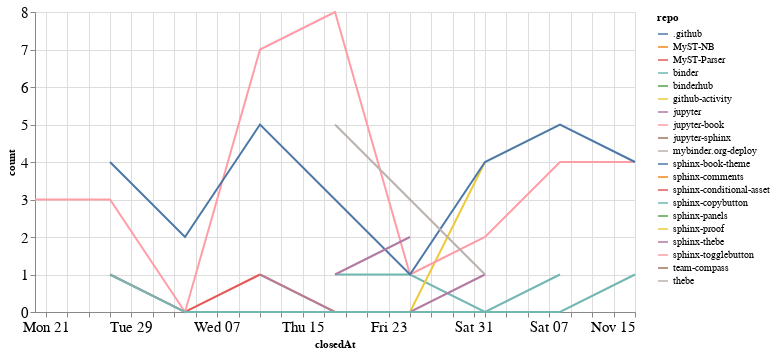

Notebook cell for this chart:
### Code cell
closed_by_time = closed_by.groupby('repo').resample('W', on='closedAt').count()['author'].reset_index()
closed_by_time = closed_by_time.rename(columns={'author': 'count'})

alt.Chart(closed_by_time, width=600).mark_line().encode(
    x='closedAt',
    y='count',
    color='repo',
    tooltip="repo"
)

### Figure 1 — Vega-Lite specification as saved in the notebook (floating-point values rounded to 4 significant figures)
{"config": {"axisLeft": {"labelFontSize": 15}, "axisBottom": {"labelFontSize": 15}}, "data": {"name": "data-f84aa02618cf8298c7fd5630d45dae92"}, "mark": "line", "encoding": {"color": {"type": "nominal", "field": "repo"}, "tooltip": {"type": "nominal", "field": "repo"}, "x": {"type": "temporal", "field": "closedAt"}, "y": {"type": "quantitative", "field": "count"}}, "width": 600, "$schema": "https://vega.github.io/schema/vega-lite/v4.8.1.json", "datasets": {"data-f84aa02618cf8298c7fd5630d45dae92": [{"repo": ".github", "closedAt": "2020-11-08T00:00:00", "count": 1}, {"repo": "MyST-NB", "closedAt": "2020-11-08T00:00:00", "count": 1}, {"repo": "MyST-Parser", "closedAt": "2020-09-27T00:00:00", "count": 1}, {"repo": "MyST-Parser", "closedAt": "2020-10-04T00:00:00", "count": 0}, {"repo": "MyST-Parser", "closedAt": "2020-10-11T00:00:00", "count": 1}, {"repo": "binder", "closedAt": "2020-10-18T00:00:00", "count": 1}, {"repo": "binder", "closedAt": "2020-10-25T00:00:00", "count": 1}, {"repo": "binder", "closedAt": "2020-11-01T00:00:00", "count": 0}, {"repo": "binder", "closedAt": "2020-11-08T00:00:00", "count": 0}, {"repo": "binder", "closedAt": "2020-11-15T00:00:00", "count": 1}, {"repo": "binderhub", "closedAt": "2020-11-01T00:00:00", "count": 1}, {"repo": "github-activity", "closedAt": "2020-10-11T00:00:00", "count": 1}, {"repo": "github-activity", "closedAt": "2020-10-18T00:00:00", "count": 0}, {"repo": "github-activity", "closedAt": "2020-10-25T00:00:00", "count": 0}, {"repo": "github-activity", "closedAt": "2020-11-01T00:00:00", "count": 4}, {"repo": "jupyter", "closedAt": "2020-10-11T00:00:00", "count": 1}, {"repo": "jupyter", "closedAt": "2020-10-18T00:00:00", "count": 0}, {"repo": "jupyter", "closedAt": "2020-10-25T00:00:00", "count": 0}, {"repo": "jupyter", "closedAt": "2020-11-01T00:00:00", "count": 1}, {"repo": "jupyter-book", "closedAt": "2020-09-20T00:00:00", "count": 3}, {"repo": "jupyter-book", "closedAt": "2020-09-27T00:00:00", "count": 3}, {"repo": "jupyter-book", "closedAt": "2020-10-04T00:00:00", "count": 0}, {"repo": "jupyter-book", "closedAt": "2020-10-11T00:00:00", "count": 7}, {"repo": "jupyter-book", "closedAt": "2020-10-18T00:00:00", "count": 8}, {"repo": "jupyter-book", "closedAt": "2020-10-25T00:00:00", "count": 1}, {"repo": "jupyter-book", "closedAt": "2020-11-01T00:00:00", "count": 2}, {"repo": "jupyter-book", "closedAt": "2020-11-08T00:00:00", "count": 4}, {"repo": "jupyter-book", "closedAt": "2020-11-15T00:00:00", "count": 4}, {"repo": "jupyter-sphinx", "closedAt": "2020-09-27T00:00:00", "count": 1}, {"repo": "mybinder.org-deploy", "closedAt": "2020-10-18T00:00:00", "count": 1}, {"repo": "sphinx-book-theme", "closedAt": "2020-09-27T00:00:00", "count": 4}, {"repo": "sphinx-book-theme", "closedAt": "2020-10-04T00:00:00", "count": 2}, {"repo": "sphinx-book-theme", "closedAt": "2020-10-11T00:00:00", "count": 5}, {"repo": "sphinx-book-theme", "closedAt": "2020-10-18T00:00:00", "count": 3}, {"repo": "sphinx-book-theme", "closedAt": "2020-10-25T00:00:00", "count": 1}, {"repo": "sphinx-book-theme", "closedAt": "2020-11-01T00:00:00", "count": 4}, {"repo": "sphinx-book-theme", "closedAt": "2020-11-08T00:00:00", "count": 5}, {"repo": "sphinx-book-theme", "closedAt": "2020-11-15T00:00:00", "count": 4}, {"repo": "sphinx-comments", "closedAt": "2020-09-27T00:00:00", "count": 1}, {"repo": "sphinx-conditional-asset", "closedAt": "2020-10-25T00:00:00", "count": 2}, {"repo": "sphinx-copybutton", "closedAt": "2020-09-27T00:00:00", "count": 1}, {"repo": "sphinx-copybutton", "closedAt": "2020-10-04T00:00:00", "count": 0}, {"repo": "sphinx-copybutton", "closedAt": "2020-10-11T00:00:00", "count": 0}, {"repo": "sphinx-copybutton", "closedAt": "2020-10-18T00:00:00", "count": 0}, {"repo": "sphinx-copybutton", "closedAt": "2020-10-25T00:00:00", "count": 0}, {"repo": "sphinx-copybutton", "closedAt": "2020-11-01T00:00:00", "count": 0}, {"repo": "sphinx-copybutton", "closedAt": "2020-11-08T00:00:00", "count": 1}, {"repo": "sphinx-panels", "closedAt": "2020-10-18T00:00:00", "count": 1}, {"repo": "sphinx-proof", "closedAt": "2020-09-27T00:00:00", "count": 1}, {"repo": "sphinx-thebe", "closedAt": "2020-10-18T00:00:00", "count": 1}, {"repo": "sphinx-thebe", "closedAt": "2020-10-25T00:00:00", "count": 2}, {"repo": "sphinx-togglebutton", "closedAt": "2020-10-25T00:00:00", "count": 3}, {"repo": "team-compass", "closedAt": "2020-10-11T00:00:00", "count": 1}, {"repo": "thebe", "closedAt": "2020-10-18T00:00:00", "count": 5}, {"repo": "thebe", "closedAt": "2020-10-25T00:00:00", "count": 3}, {"repo": "thebe", "closedAt": "2020-11-01T00:00:00", "count": 1}]}}
